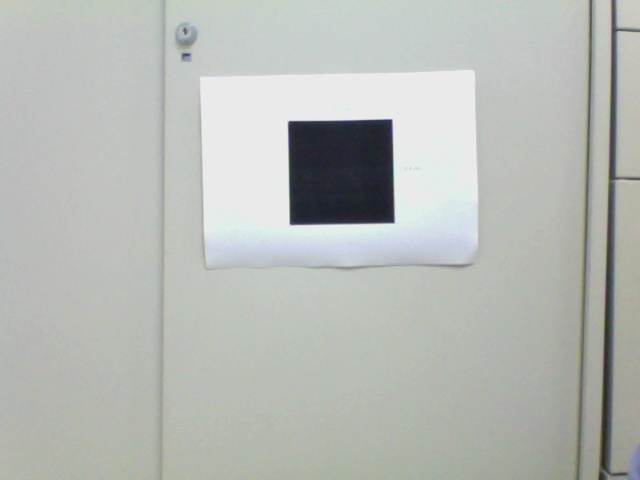
#> input picture W11/A4paper70cm.jpg, 640 x 480 px, given in place of the camera
$ python HW8_105303061.py   (older library calls are emulated)
#> lines starting #> are read from the running program, lines starting #| are printed output that depends on the picture; after the words box and inside, x2 and y2 are one past the last pixel; in counts of white or black regions, pixels touching at a corner belong together
# -*- coding: utf-8 -*-
"""
Created on Wed May 13 11:21:44 2020
camera calibration & find the dist.
@author: hj823
"""

import numpy as np
import cv2

W = 10      # width of picture(cm)
p = -1.0    # width of pixel(init. value)
d = 50      # dist. between cam. & picture(cm)
f = p*d/W   # init. focal length
D = 0       # measure dist.

cap = cv2.VideoCapture(0)


def findfocal(rect,p,d,W):

    p = rect[1][0]
    f = p*d/W
    return f

while True:
    ret, frame1 = cap.read()
#> frame1 is the input picture: shape (480, 640, 3); mean B, G, R 181.8, 186, 182.6
    img1 = cv2.cvtColor(frame1, cv2.COLOR_BGR2GRAY)
    blur = cv2.GaussianBlur(img1,(5,5),0)
    a,thresh = cv2.threshold(blur,80,255,cv2.THRESH_BINARY_INV)
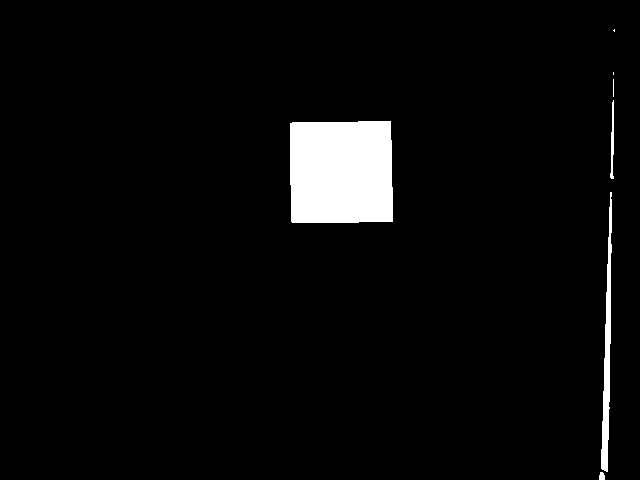
#> thresh: shape (480, 640); 3.9% white; 7 white regions (3 under 20 px)
    #low thresh  high thresh recommend: 1:2<->1:3
    _,contours,_ = cv2.findContours(thresh,cv2.RETR_EXTERNAL,cv2.CHAIN_APPROX_SIMPLE)
#> contours = 7 contours, 3 with area under 20; largest, box (x1, y1, x2, y2) and area: (290, 121, 393, 223) 10078, (601, 192, 612, 472) 1114, (610, 100, 614, 179) 107, (599, 472, 605, 480) 30
    try:
        cnt_max = max(contours,key = cv2.contourArea)#以key作為篩選
#> cnt_max = contour of 17 points, box (x1, y1, x2, y2) (290, 121, 393, 223), area 10078
        rect = cv2.minAreaRect(cnt_max)
#> rect = ((340.8, 171.8), (101.9, 101), -0.868)
        #return tuple data
        box = cv2.boxPoints(rect)
#> box = [[290.6, 223], [289.1, 122], [391, 120.5], [392.5, 221.5]]
        #return 4*2 np vertex
        box = np.int0(box)
#> box = [[290, 223], [289, 122], [390, 120], [392, 221]]
        #float to integer
        cv2.drawContours(frame1,[box],0,(0,0,255),2)
        print("dist.",D)
    except:
        print("can't catch the contour")
    D = f*W/rect[1][0]
#> D = -0.49
    #text
    cv2.putText(frame1,"dist. = %.2f cm"%D,(10,40),cv2.FONT_HERSHEY_SIMPLEX,1, (0, 255, 255))#,cv2.LINE_AA
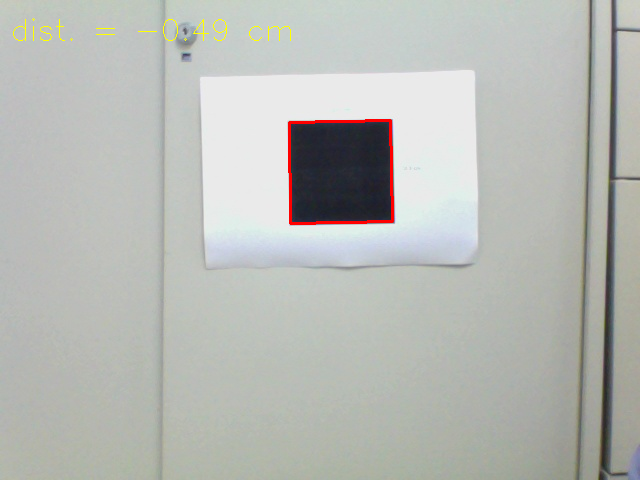
#> frame1: shape (480, 640, 3); mean B, G, R 181.2, 185.8, 183.4
    cv2.imshow("frame",thresh)
    cv2.imshow("dfd",frame1)
    if cv2.waitKey(20) & 0xFF == ord('q'):
#> (key q is pressed here)
        break
    #calibration when d = 50cm, press button 'c'
    if cv2.waitKey(30) & 0xFF == ord('c'):
        f = findfocal(rect,p,d,W)
        Str = "calibrating..."
        cv2.putText(frame1,"%s"%Str,(10,80),cv2.FONT_HERSHEY_SIMPLEX,1, (0, 0, 255))
        cv2.imshow("frame",thresh)
        cv2.imshow("dfd",frame1)
        cv2.waitKey(1000)

cv2.destroyAllWindows()
cap.release()
